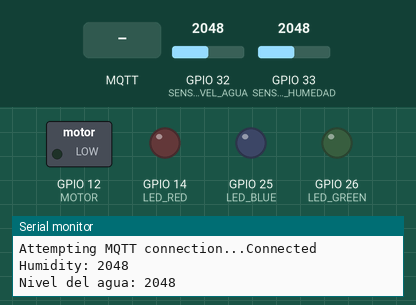
This sketch was run on a simulated ESP32. Parts: switched loads named in the sketch (green lamp = pin HIGH), output pins drawn as LEDs (lit = HIGH), the last lines printed to the serial monitor. The inputs (shaded band) are chosen by the test bench; at power-on: GPIO 32 (SENSOR_NIVEL_AGUA) = 2048, GPIO 33 (SENSOR_HUMEDAD) = 2048. WiFi joins after 1.5 s; servers stay silent unless stated; random numbers use the default seed unless the sketch sets one; no MQTT or app messages arrive unless stated.

Above: at 2.7 s.
2.8 s: MQTT message "1" arrives on the second subscribed topic
At 4.0 s:
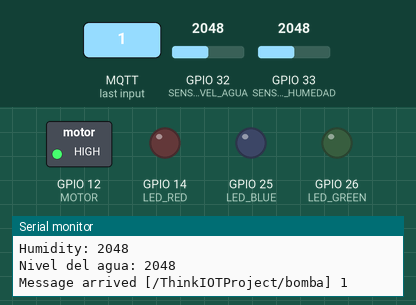
4.3 s: MQTT message "1" arrives on the third subscribed topic
At 5.3 s:
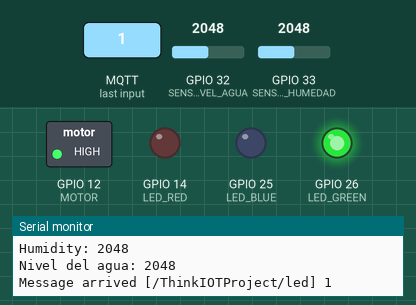
5.8 s: MQTT message "0" arrives on the second subscribed topic
At 6.4 s:
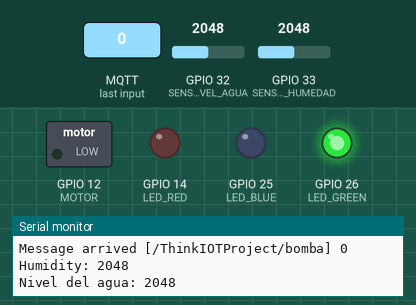
7.3 s: MQTT message "2" arrives on the third subscribed topic
At 7.6 s:
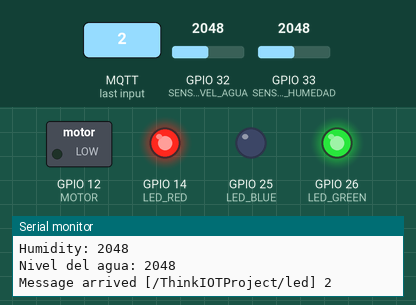
8.8 s: MQTT message "3" arrives on the third subscribed topic
At 9.9 s:
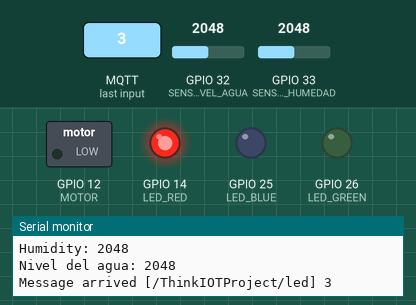
10.3 s: MQTT message "1" arrives on the second subscribed topic
At 11.0 s:
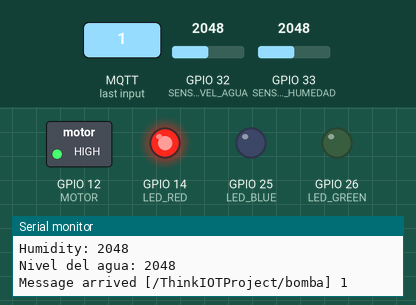
Timing chart, 0 to 12.8 s (numbered marks = the images above; inputs shaded):
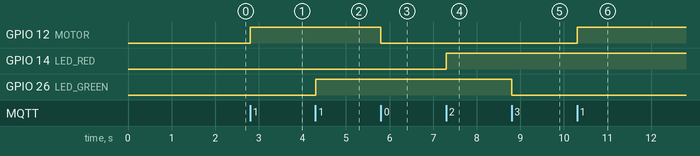

Measured:
- after the input at 2.8 s, GPIO 12 (MOTOR): LOW → HIGH at once
- after the input at 4.3 s, GPIO 26 (LED_GREEN): LOW → HIGH at once
- after the input at 5.8 s, GPIO 12 (MOTOR): HIGH → LOW at once
- after the input at 7.3 s, GPIO 14 (LED_RED): LOW → HIGH at once
- after the input at 8.8 s, GPIO 26 (LED_GREEN): HIGH → LOW at once
- after the input at 10.3 s, GPIO 12 (MOTOR): LOW → HIGH at once

The sketch:

proyecto_v5.docx.ino
```cpp
#include <WiFi.h>
#include <PubSubClient.h>

const int SENSOR_HUMEDAD = 33;
const int SENSOR_NIVEL_AGUA = 32;
const int MOTOR = 12;
const int LED_RED = 14;
const int LED_GREEN = 26;
const int LED_BLUE = 25;


// Credenciales WiFi
const char* ssid = "redWifi";  // Nombre de la red
const char* password = "1234";

// MQTT server
const char* mqtt_server = "3.148.108.101";  // url servidor

WiFiClient espClient;
PubSubClient client(espClient);

unsigned long lastMsg = 0;


void setup_wifi() {
  delay(10);
  Serial.println();
  Serial.print("Connecting to ");
  Serial.println(ssid);
  WiFi.mode(WIFI_STA);
  WiFi.begin(ssid, password);
  while (WiFi.status() != WL_CONNECTED) {
    delay(500);
    Serial.print(".");
  }
  randomSeed(micros());
  Serial.println("");
  Serial.println("WiFi connected");
  Serial.print("IP address: ");
  Serial.println(WiFi.localIP());
}

// Recibir mensajes MQTT
void callback(char* topic, byte* payload, unsigned int length) {
  Serial.print("Message arrived [");
  Serial.print(topic);
  Serial.print("] ");

  // Create a string from the payload
  String message;
  for (int i = 0; i < length; i++) {
    message += (char)payload[i];
  }
  Serial.println(message);

  // Check if the message is for the bomba topic
  if (strcmp(topic, "/ThinkIOTProject/bomba") == 0) {
    if (message == "1") {
      digitalWrite(MOTOR, HIGH);  // Turn the LED on
    } else if (message == "0") {
      digitalWrite(MOTOR, LOW);  // Turn the LED off
    }
  }

  // Check if the message is for the led topic
  if (strcmp(topic, "/ThinkIOTProject/led") == 0) {
    if (message == "1") {
      digitalWrite(LED_RED,LOW);
      digitalWrite(LED_GREEN, HIGH);
      digitalWrite(LED_BLUE,LOW);
    } else if (message == "2") {
      digitalWrite(LED_GREEN, HIGH);
      digitalWrite(LED_RED,HIGH);
      digitalWrite(LED_BLUE,LOW);
    } else if (message == "3") {
      digitalWrite(LED_GREEN, LOW);
      digitalWrite(LED_RED,HIGH);
      digitalWrite(LED_BLUE,LOW);
    }
  }
}

// Conexion MQTT
void reconnect() {
  while (!client.connected()) {
    Serial.print("Attempting MQTT connection...");
    String clientId = "ESP32Client-";
    clientId += String(random(0xffff), HEX);
    if (client.connect(clientId.c_str())) {
      Serial.println("Connected");
      client.publish("/ThinkIOTProject/Publish", "Welcome");
      client.subscribe("/ThinkIOTProject/Subscribe");
      client.subscribe("/ThinkIOTProject/bomba");  // Subscribe to the bomba topic
      client.subscribe("/ThinkIOTProject/led");
    } else {
      Serial.print("failed, rc=");
      Serial.print(client.state());
      Serial.println(" try again in 5 seconds");
      delay(5000);
    }
  }
}

void setup() {
  pinMode(SENSOR_HUMEDAD,INPUT);
  pinMode(SENSOR_NIVEL_AGUA,INPUT);
  pinMode(MOTOR,OUTPUT);
  pinMode(LED_RED,OUTPUT);
  pinMode(LED_GREEN,OUTPUT);
  pinMode(LED_BLUE,OUTPUT);
  Serial.begin(115200);
  setup_wifi();
  client.setServer(mqtt_server, 1883);
  client.setCallback(callback);
}

void loop() {
  if (!client.connected()) {
    reconnect();
  }
  client.loop();

  unsigned long now = millis();
  if (now - lastMsg > 2000) {  // Publish data every 2 seconds
    lastMsg = now;

    String humedad = String(analogRead(SENSOR_HUMEDAD));
    client.publish("/ThinkIOTProject/hum", humedad.c_str());
    Serial.print("Humidity: ");
    Serial.println(humedad);

    String nivelAgua = String(analogRead(SENSOR_NIVEL_AGUA));
    client.publish("/ThinkIOTProject/nivelAgua", nivelAgua.c_str());
    Serial.print("Nivel del agua: ");
    Serial.println(nivelAgua);
  }
}
```
